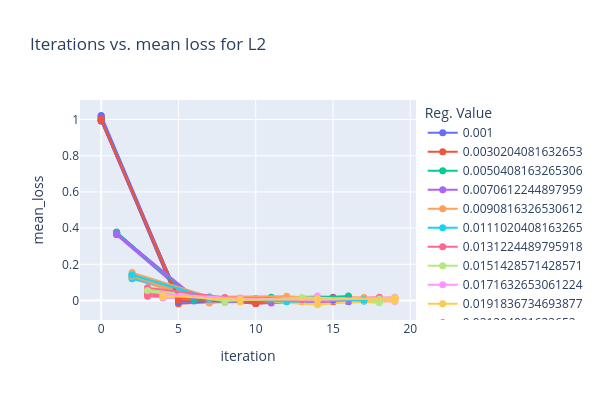
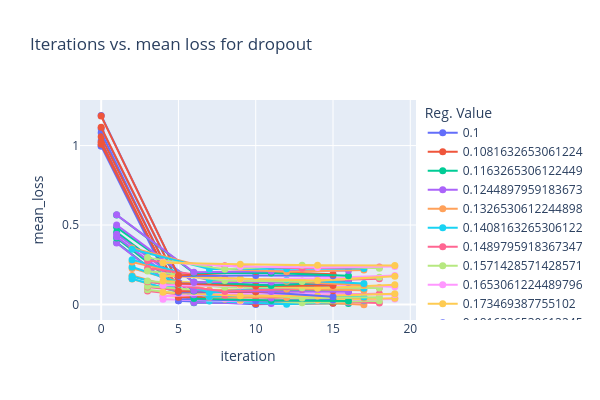
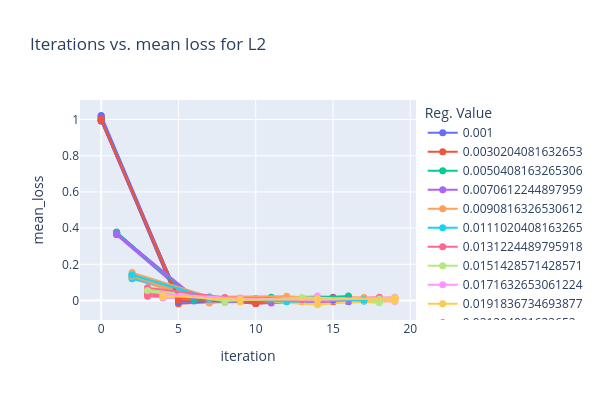
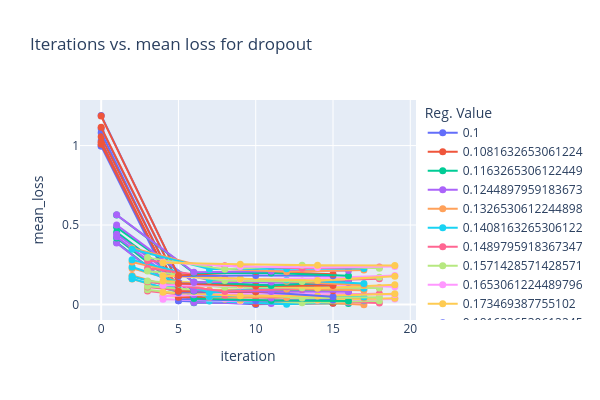

Notebook code cell kept with these figures, in order:
### Code cell
plot_2d(split_dataframes, 'stdv_loss')

### Figure 1 — Plotly figure (JSON) as saved in the notebook; plotly's stock layout.template omitted (floating-point values rounded to 4 significant figures)
{"data": [{"marker": {"size": 7}, "mode": "lines+markers", "name": "0.001", "type": "scatter", "x": [0, 5, 10, 15], "y": [0.9923, 0.01801, -0.01641, 0.001239]}, {"marker": {"size": 7}, "mode": "lines+markers", "name": "0.0030204081632653", "type": "scatter", "x": [0, 5, 10, 15], "y": [1.002, -0.01756, 0.003109, 0.004071]}, {"marker": {"size": 7}, "mode": "lines+markers", "name": "0.0050408163265306", "type": "scatter", "x": [1, 6, 11, 16], "y": [0.3744, 0.01531, -0.004105, -0.006586]}, {"marker": {"size": 7}, "mode": "lines+markers", "name": "0.0070612244897959", "type": "scatter", "x": [1, 6, 11, 16], "y": [0.3669, 0.004384, -0.005143, 0.0166]}, {"marker": {"size": 7}, "mode": "lines+markers", "name": "0.0090816326530612", "type": "scatter", "x": [2, 7, 12, 17], "y": [0.1244, 0.0003976, 0.003224, 0.008663]}, {"marker": {"size": 7}, "mode": "lines+markers", "name": "0.0111020408163265", "type": "scatter", "x": [2, 7, 12, 17], "y": [0.1354, 0.00395, 0.003032, -0.003303]}, {"marker": {"size": 7}, "mode": "lines+markers", "name": "0.0131224489795918", "type": "scatter", "x": [3, 8, 13, 18], "y": [0.03512, -0.006496, 0.003324, 0.01864]}, {"marker": {"size": 7}, "mode": "lines+markers", "name": "0.0151428571428571", "type": "scatter", "x": [3, 8, 13, 18], "y": [0.05177, -5.512e-05, 0.01081, 0.01203]}, {"marker": {"size": 7}, "mode": "lines+markers", "name": "0.0171632653061224", "type": "scatter", "x": [4, 9, 14, 19], "y": [0.01751, 0.0007286, 0.02542, 0.008864]}, {"marker": {"size": 7}, "mode": "lines+markers", "name": "0.0191836734693877", "type": "scatter", "x": [4, 9, 14, 19], "y": [0.02426, 3.752e-06, 0.009419, 0.005206]}, {"marker": {"size": 7}, "mode": "lines+markers", "name": "0.021204081632653", "type": "scatter", "x": [0, 5, 10, 15], "y": [0.9998, -0.00341, 0.005976, -0.004898]}, {"marker": {"size": 7}, "mode": "lines+markers", "name": "0.0232244897959183", "type": "scatter", "x": [0, 5, 10, 15], "y": [0.9947, 0.0227, -0.01846, 0.006306]}, {"marker": {"size": 7}, "mode": "lines+markers", "name": "0.0252448979591836", "type": "scatter", "x": [1, 6, 11, 16], "y": [0.3787, 3.128e-05, 0.009667, 0.0003313]}, {"marker": {"size": 7}, "mode": "lines+markers", "name": "0.0272653061224489", "type": "scatter", "x": [1, 6, 11, 16], "y": [0.3626, -0.002745, 0.007126, -0.006023]}, {"marker": {"size": 7}, "mode": "lines+markers", "name": "0.0292857142857142", "type": "scatter", "x": [2, 7, 12, 17], "y": [0.1227, -0.01413, 0.01664, 0.01658]}, {"marker": {"size": 7}, "mode": "lines+markers", "name": "0.0313061224489795", "type": "scatter", "x": [2, 7, 12, 17], "y": [0.1201, 0.01459, 0.004757, -0.003247]}, {"marker": {"size": 7}, "mode": "lines+markers", "name": "0.0333265306122449", "type": "scatter", "x": [3, 8, 13, 18], "y": [0.02365, 0.00392, 0.005009, 0.006286]}, {"marker": {"size": 7}, "mode": "lines+markers", "name": "0.0353469387755102", "type": "scatter", "x": [3, 8, 13, 18], "y": [0.05783, -0.01284, 0.005558, -0.01236]}, {"marker": {"size": 7}, "mode": "lines+markers", "name": "0.0373673469387755", "type": "scatter", "x": [4, 9, 14, 19], "y": [0.01995, 0.01408, 0.0008061, -0.004847]}, {"marker": {"size": 7}, "mode": "lines+markers", "name": "0.0393877551020408", "type": "scatter", "x": [4, 9, 14, 19], "y": [0.01388, 0.01297, -0.01591, -0.002604]}, {"marker": {"size": 7}, "mode": "lines+markers", "name": "0.0414081632653061", "type": "scatter", "x": [0, 5, 10, 15], "y": [0.9922, -0.006529, -0.004788, 0.01763]}, {"marker": {"size": 7}, "mode": "lines+markers", "name": "0.0434285714285714", "type": "scatter", "x": [0, 5, 10, 15], "y": [0.9963, 0.0003314, 0.002492, 0.006132]}, {"marker": {"size": 7}, "mode": "lines+markers", "name": "0.0454489795918367", "type": "scatter", "x": [1, 6, 11, 16], "y": [0.3733, 0.006338, 0.006806, 0.008497]}, {"marker": {"size": 7}, "mode": "lines+markers", "name": "0.047469387755102", "type": "scatter", "x": [1, 6, 11, 16], "y": [0.3763, 0.007052, 0.01108, -0.0004284]}, {"marker": {"size": 7}, "mode": "lines+markers", "name": "0.0494897959183673", "type": "scatter", "x": [2, 7, 12, 17], "y": [0.1332, -0.009235, -0.0009815, 0.004372]}, {"marker": {"size": 7}, "mode": "lines+markers", "name": "0.0515102040816326", "type": "scatter", "x": [2, 7, 12, 17], "y": [0.1376, 0.008193, 0.01808, 0.001836]}, {"marker": {"size": 7}, "mode": "lines+markers", "name": "0.0535306122448979", "type": "scatter", "x": [3, 8, 13, 18], "y": [0.04912, -0.00331, -0.007487, 0.008285]}, {"marker": {"size": 7}, "mode": "lines+markers", "name": "0.0555510204081632", "type": "scatter", "x": [3, 8, 13, 18], "y": [0.04887, -0.00165, 0.01269, -0.005331]}, {"marker": {"size": 7}, "mode": "lines+markers", "name": "0.0575714285714285", "type": "scatter", "x": [4, 9, 14, 19], "y": [0.02264, 0.01159, 0.01005, 0.01755]}, {"marker": {"size": 7}, "mode": "lines+markers", "name": "0.0595918367346938", "type": "scatter", "x": [4, 9, 14, 19], "y": [0.01762, -0.008557, -0.004226, 0.006957]}, {"marker": {"size": 7}, "mode": "lines+markers", "name": "0.0616122448979591", "type": "scatter", "x": [0, 5, 10, 15], "y": [1.013, -0.002558, -0.008355, 0.01434]}, {"marker": {"size": 7}, "mode": "lines+markers", "name": "0.0636326530612245", "type": "scatter", "x": [0, 5, 10, 15], "y": [1.017, 0.00214, 0.01, -0.006913]}, {"marker": {"size": 7}, "mode": "lines+markers", "name": "0.0656530612244898", "type": "scatter", "x": [1, 6, 11, 16], "y": [0.3743, 0.006137, 0.01842, 0.01721]}, {"marker": {"size": 7}, "mode": "lines+markers", "name": "0.0676734693877551", "type": "scatter", "x": [1, 6, 11, 16], "y": [0.3678, 0.01616, -0.01313, -0.002356]}, {"marker": {"size": 7}, "mode": "lines+markers", "name": "0.0696938775510204", "type": "scatter", "x": [2, 7, 12, 17], "y": [0.1379, 0.008668, -0.007522, 0.002997]}, {"marker": {"size": 7}, "mode": "lines+markers", "name": "0.0717142857142857", "type": "scatter", "x": [2, 7, 12, 17], "y": [0.1452, 0.008388, 0.01059, 0.002501]}, {"marker": {"size": 7}, "mode": "lines+markers", "name": "0.073734693877551", "type": "scatter", "x": [3, 8, 13, 18], "y": [0.03575, 0.00459, -0.003476, 0.009096]}, {"marker": {"size": 7}, "mode": "lines+markers", "name": "0.0757551020408163", "type": "scatter", "x": [3, 8, 13, 18], "y": [0.06353, 0.003135, -0.001308, 0.003698]}, {"marker": {"size": 7}, "mode": "lines+markers", "name": "0.0777755102040816", "type": "scatter", "x": [4, 9, 14, 19], "y": [0.01537, 0.001257, 0.01409, 0.01278]}, {"marker": {"size": 7}, "mode": "lines+markers", "name": "0.0797959183673469", "type": "scatter", "x": [4, 9, 14, 19], "y": [0.02053, 0.002791, -0.02276, 0.01757]}, {"marker": {"size": 7}, "mode": "lines+markers", "name": "0.0818163265306122", "type": "scatter", "x": [0, 5, 10, 15], "y": [1.023, 0.01763, -0.003247, 0.001554]}, {"marker": {"size": 7}, "mode": "lines+markers", "name": "0.0838367346938775", "type": "scatter", "x": [0, 5, 10, 15], "y": [1.003, 0.01452, -0.01007, 0.01487]}, {"marker": {"size": 7}, "mode": "lines+markers", "name": "0.0858571428571428", "type": "scatter", "x": [1, 6, 11, 16], "y": [0.3744, 0.0171, 0.001343, 0.02502]}, {"marker": {"size": 7}, "mode": "lines+markers", "name": "0.0878775510204081", "type": "scatter", "x": [1, 6, 11, 16], "y": [0.3703, 0.02388, 0.005163, 0.004765]}, {"marker": {"size": 7}, "mode": "lines+markers", "name": "0.0898979591836734", "type": "scatter", "x": [2, 7, 12, 17], "y": [0.1543, 0.0207, 0.0237, -0.001608]}, {"marker": {"size": 7}, "mode": "lines+markers", "name": "0.0919183673469387", "type": "scatter", "x": [2, 7, 12, 17], "y": [0.1411, 0.01749, -0.006535, 0.002945]}, {"marker": {"size": 7}, "mode": "lines+markers", "name": "0.093938775510204", "type": "scatter", "x": [3, 8, 13, 18], "y": [0.07084, 0.01683, 0.003582, 0.009869]}, {"marker": {"size": 7}, "mode": "lines+markers", "name": "0.0959591836734694", "type": "scatter", "x": [3, 8, 13, 18], "y": [0.05573, -0.002193, 0.0169, 0.006686]}, {"marker": {"size": 7}, "mode": "lines+markers", "name": "0.0979795918367347", "type": "scatter", "x": [4, 9, 14, 19], "y": [0.03661, 0.01156, 0.003085, 0.01584]}, {"marker": {"size": 7}, "mode": "lines+markers", "name": "0.1", "type": "scatter", "x": [4, 4, 9, 9, 14, 14, 19, 19], "y": [0.02565, 0.02565, 0.003732, 0.003732, 0.006695, 0.006695, 0.01064, 0.01064]}], "layout": {"height": 400, "legend": {"title": {"text": "Reg. Value"}}, "title": {"text": "Iterations vs. mean loss for L2"}, "width": 600, "xaxis": {"title": {"text": "iteration"}}, "yaxis": {"title": {"text": "mean_loss"}}}}

### Figure 2 — Plotly figure (JSON) as saved in the notebook; plotly's stock layout.template omitted (floating-point values rounded to 4 significant figures)
{"data": [{"marker": {"size": 7}, "mode": "lines+markers", "name": "0.1", "type": "scatter", "x": [0, 0, 5, 5, 10, 10, 15, 15], "y": [0.9971, 0.9971, 0.02355, 0.02355, 0.001366, 0.001366, 0.008451, 0.008451]}, {"marker": {"size": 7}, "mode": "lines+markers", "name": "0.1081632653061224", "type": "scatter", "x": [0, 5, 10, 15], "y": [1.009, 0.04846, 0.004345, 0.007239]}, {"marker": {"size": 7}, "mode": "lines+markers", "name": "0.1163265306122449", "type": "scatter", "x": [1, 6, 11, 16], "y": [0.3905, 0.009817, 0.0101, 0.005219]}, {"marker": {"size": 7}, "mode": "lines+markers", "name": "0.1244897959183673", "type": "scatter", "x": [1, 6, 11, 16], "y": [0.3864, 0.01252, 0.005393, 0.0139]}, {"marker": {"size": 7}, "mode": "lines+markers", "name": "0.1326530612244898", "type": "scatter", "x": [2, 7, 12, 17], "y": [0.1594, 0.02306, 0.02297, -0.0013]}, {"marker": {"size": 7}, "mode": "lines+markers", "name": "0.1408163265306122", "type": "scatter", "x": [2, 7, 12, 17], "y": [0.1619, 0.02155, 0.001278, 0.02372]}, {"marker": {"size": 7}, "mode": "lines+markers", "name": "0.1489795918367347", "type": "scatter", "x": [3, 8, 13, 18], "y": [0.08494, 0.03304, 0.02375, 0.009284]}, {"marker": {"size": 7}, "mode": "lines+markers", "name": "0.1571428571428571", "type": "scatter", "x": [3, 8, 13, 18], "y": [0.09305, 0.03471, 0.01122, 0.02245]}, {"marker": {"size": 7}, "mode": "lines+markers", "name": "0.1653061224489796", "type": "scatter", "x": [4, 9, 14, 19], "y": [0.03292, 0.01959, 0.02669, 0.0337]}, {"marker": {"size": 7}, "mode": "lines+markers", "name": "0.173469387755102", "type": "scatter", "x": [4, 9, 14, 19], "y": [0.0551, 0.02675, 0.02713, 0.03855]}, {"marker": {"size": 7}, "mode": "lines+markers", "name": "0.1816326530612245", "type": "scatter", "x": [0, 5, 10, 15], "y": [1.031, 0.03377, 0.02375, 0.02764]}, {"marker": {"size": 7}, "mode": "lines+markers", "name": "0.1897959183673469", "type": "scatter", "x": [0, 5, 10, 15], "y": [1.021, 0.04559, 0.04746, 0.04553]}, {"marker": {"size": 7}, "mode": "lines+markers", "name": "0.1979591836734694", "type": "scatter", "x": [1, 6, 11, 16], "y": [0.4181, 0.03684, 0.02531, 0.02134]}, {"marker": {"size": 7}, "mode": "lines+markers", "name": "0.2061224489795918", "type": "scatter", "x": [1, 6, 11, 16], "y": [0.4252, 0.06012, 0.03984, 0.06743]}, {"marker": {"size": 7}, "mode": "lines+markers", "name": "0.2142857142857143", "type": "scatter", "x": [2, 7, 12, 17], "y": [0.1825, 0.04513, 0.0441, 0.04112]}, {"marker": {"size": 7}, "mode": "lines+markers", "name": "0.2224489795918367", "type": "scatter", "x": [2, 7, 12, 17], "y": [0.1758, 0.0478, 0.06482, 0.04609]}, {"marker": {"size": 7}, "mode": "lines+markers", "name": "0.2306122448979592", "type": "scatter", "x": [3, 8, 13, 18], "y": [0.1089, 0.05833, 0.05915, 0.06716]}, {"marker": {"size": 7}, "mode": "lines+markers", "name": "0.2387755102040816", "type": "scatter", "x": [3, 8, 13, 18], "y": [0.1139, 0.07603, 0.03975, 0.04466]}, {"marker": {"size": 7}, "mode": "lines+markers", "name": "0.2469387755102041", "type": "scatter", "x": [4, 9, 14, 19], "y": [0.05143, 0.06969, 0.06447, 0.06194]}, {"marker": {"size": 7}, "mode": "lines+markers", "name": "0.2551020408163266", "type": "scatter", "x": [4, 9, 14, 19], "y": [0.07636, 0.05394, 0.0525, 0.06651]}, {"marker": {"size": 7}, "mode": "lines+markers", "name": "0.263265306122449", "type": "scatter", "x": [0, 5, 10, 15], "y": [1.081, 0.07498, 0.07957, 0.04774]}, {"marker": {"size": 7}, "mode": "lines+markers", "name": "0.2714285714285714", "type": "scatter", "x": [0, 5, 10, 15], "y": [1.055, 0.08307, 0.07998, 0.08646]}, {"marker": {"size": 7}, "mode": "lines+markers", "name": "0.2795918367346939", "type": "scatter", "x": [1, 6, 11, 16], "y": [0.455, 0.08451, 0.09429, 0.08396]}, {"marker": {"size": 7}, "mode": "lines+markers", "name": "0.2877551020408163", "type": "scatter", "x": [1, 6, 11, 16], "y": [0.4413, 0.08795, 0.08202, 0.07904]}, {"marker": {"size": 7}, "mode": "lines+markers", "name": "0.2959183673469387", "type": "scatter", "x": [2, 7, 12, 17], "y": [0.2269, 0.09046, 0.09704, 0.08928]}, {"marker": {"size": 7}, "mode": "lines+markers", "name": "0.3040816326530612", "type": "scatter", "x": [2, 7, 12, 17], "y": [0.2354, 0.07457, 0.1116, 0.1024]}, {"marker": {"size": 7}, "mode": "lines+markers", "name": "0.3122448979591837", "type": "scatter", "x": [3, 8, 13, 18], "y": [0.143, 0.08185, 0.1025, 0.1046]}, {"marker": {"size": 7}, "mode": "lines+markers", "name": "0.3204081632653062", "type": "scatter", "x": [3, 8, 13, 18], "y": [0.1469, 0.1075, 0.1045, 0.1029]}, {"marker": {"size": 7}, "mode": "lines+markers", "name": "0.3285714285714286", "type": "scatter", "x": [4, 9, 14, 19], "y": [0.121, 0.1172, 0.126, 0.1119]}, {"marker": {"size": 7}, "mode": "lines+markers", "name": "0.336734693877551", "type": "scatter", "x": [4, 9, 14, 19], "y": [0.1468, 0.1219, 0.1016, 0.1236]}, {"marker": {"size": 7}, "mode": "lines+markers", "name": "0.3448979591836735", "type": "scatter", "x": [0, 5, 10, 15], "y": [1.106, 0.1337, 0.1238, 0.13]}, {"marker": {"size": 7}, "mode": "lines+markers", "name": "0.3530612244897959", "type": "scatter", "x": [0, 5, 10, 15], "y": [1.115, 0.1315, 0.1154, 0.1197]}, {"marker": {"size": 7}, "mode": "lines+markers", "name": "0.3612244897959183", "type": "scatter", "x": [1, 6, 11, 16], "y": [0.4853, 0.1416, 0.1185, 0.1448]}, {"marker": {"size": 7}, "mode": "lines+markers", "name": "0.3693877551020408", "type": "scatter", "x": [1, 6, 11, 16], "y": [0.4999, 0.1401, 0.1408, 0.138]}, {"marker": {"size": 7}, "mode": "lines+markers", "name": "0.3775510204081632", "type": "scatter", "x": [2, 7, 12, 17], "y": [0.2676, 0.1526, 0.1452, 0.1212]}, {"marker": {"size": 7}, "mode": "lines+markers", "name": "0.3857142857142858", "type": "scatter", "x": [2, 7, 12, 17], "y": [0.2805, 0.1553, 0.1534, 0.1324]}, {"marker": {"size": 7}, "mode": "lines+markers", "name": "0.3938775510204082", "type": "scatter", "x": [3, 8, 13, 18], "y": [0.227, 0.1652, 0.1471, 0.1618]}, {"marker": {"size": 7}, "mode": "lines+markers", "name": "0.4020408163265306", "type": "scatter", "x": [3, 8, 13, 18], "y": [0.2102, 0.1502, 0.1441, 0.1714]}, {"marker": {"size": 7}, "mode": "lines+markers", "name": "0.4102040816326531", "type": "scatter", "x": [4, 9, 14, 19], "y": [0.1812, 0.1582, 0.1647, 0.1828]}, {"marker": {"size": 7}, "mode": "lines+markers", "name": "0.4183673469387755", "type": "scatter", "x": [4, 9, 14, 19], "y": [0.1805, 0.1616, 0.1509, 0.1774]}, {"marker": {"size": 7}, "mode": "lines+markers", "name": "0.4265306122448979", "type": "scatter", "x": [0, 5, 10, 15], "y": [1.19, 0.1791, 0.1815, 0.1801]}, {"marker": {"size": 7}, "mode": "lines+markers", "name": "0.4346938775510204", "type": "scatter", "x": [0, 5, 10, 15], "y": [1.186, 0.1815, 0.2079, 0.1892]}, {"marker": {"size": 7}, "mode": "lines+markers", "name": "0.4428571428571428", "type": "scatter", "x": [1, 6, 11, 16], "y": [0.5625, 0.1986, 0.1977, 0.1801]}, {"marker": {"size": 7}, "mode": "lines+markers", "name": "0.4510204081632654", "type": "scatter", "x": [1, 6, 11, 16], "y": [0.5639, 0.2026, 0.2085, 0.2139]}, {"marker": {"size": 7}, "mode": "lines+markers", "name": "0.4591836734693878", "type": "scatter", "x": [2, 7, 12, 17], "y": [0.3557, 0.2275, 0.2062, 0.216]}, {"marker": {"size": 7}, "mode": "lines+markers", "name": "0.4673469387755102", "type": "scatter", "x": [2, 7, 12, 17], "y": [0.3468, 0.2235, 0.2253, 0.2259]}, {"marker": {"size": 7}, "mode": "lines+markers", "name": "0.4755102040816327", "type": "scatter", "x": [3, 8, 13, 18], "y": [0.2751, 0.2432, 0.2276, 0.2359]}, {"marker": {"size": 7}, "mode": "lines+markers", "name": "0.4836734693877551", "type": "scatter", "x": [3, 8, 13, 18], "y": [0.2946, 0.2207, 0.2464, 0.2273]}, {"marker": {"size": 7}, "mode": "lines+markers", "name": "0.4918367346938775", "type": "scatter", "x": [4, 9, 14, 19], "y": [0.2658, 0.238, 0.2318, 0.2382]}, {"marker": {"size": 7}, "mode": "lines+markers", "name": "0.5", "type": "scatter", "x": [4, 9, 14, 19], "y": [0.2628, 0.2522, 0.2471, 0.2451]}], "layout": {"height": 400, "legend": {"title": {"text": "Reg. Value"}}, "title": {"text": "Iterations vs. mean loss for dropout"}, "width": 600, "xaxis": {"title": {"text": "iteration"}}, "yaxis": {"title": {"text": "mean_loss"}}}}

### Figure 3 — Plotly figure (JSON) as saved in the notebook; plotly's stock layout.template omitted (floating-point values rounded to 4 significant figures)
{"data": [{"marker": {"size": 7}, "mode": "lines+markers", "name": "0.001", "type": "scatter", "x": [0, 5, 10, 15], "y": [0.9923, 0.01801, -0.01641, 0.001239]}, {"marker": {"size": 7}, "mode": "lines+markers", "name": "0.0030204081632653", "type": "scatter", "x": [0, 5, 10, 15], "y": [1.002, -0.01756, 0.003109, 0.004071]}, {"marker": {"size": 7}, "mode": "lines+markers", "name": "0.0050408163265306", "type": "scatter", "x": [1, 6, 11, 16], "y": [0.3744, 0.01531, -0.004105, -0.006586]}, {"marker": {"size": 7}, "mode": "lines+markers", "name": "0.0070612244897959", "type": "scatter", "x": [1, 6, 11, 16], "y": [0.3669, 0.004384, -0.005143, 0.0166]}, {"marker": {"size": 7}, "mode": "lines+markers", "name": "0.0090816326530612", "type": "scatter", "x": [2, 7, 12, 17], "y": [0.1244, 0.0003976, 0.003224, 0.008663]}, {"marker": {"size": 7}, "mode": "lines+markers", "name": "0.0111020408163265", "type": "scatter", "x": [2, 7, 12, 17], "y": [0.1354, 0.00395, 0.003032, -0.003303]}, {"marker": {"size": 7}, "mode": "lines+markers", "name": "0.0131224489795918", "type": "scatter", "x": [3, 8, 13, 18], "y": [0.03512, -0.006496, 0.003324, 0.01864]}, {"marker": {"size": 7}, "mode": "lines+markers", "name": "0.0151428571428571", "type": "scatter", "x": [3, 8, 13, 18], "y": [0.05177, -5.512e-05, 0.01081, 0.01203]}, {"marker": {"size": 7}, "mode": "lines+markers", "name": "0.0171632653061224", "type": "scatter", "x": [4, 9, 14, 19], "y": [0.01751, 0.0007286, 0.02542, 0.008864]}, {"marker": {"size": 7}, "mode": "lines+markers", "name": "0.0191836734693877", "type": "scatter", "x": [4, 9, 14, 19], "y": [0.02426, 3.752e-06, 0.009419, 0.005206]}, {"marker": {"size": 7}, "mode": "lines+markers", "name": "0.021204081632653", "type": "scatter", "x": [0, 5, 10, 15], "y": [0.9998, -0.00341, 0.005976, -0.004898]}, {"marker": {"size": 7}, "mode": "lines+markers", "name": "0.0232244897959183", "type": "scatter", "x": [0, 5, 10, 15], "y": [0.9947, 0.0227, -0.01846, 0.006306]}, {"marker": {"size": 7}, "mode": "lines+markers", "name": "0.0252448979591836", "type": "scatter", "x": [1, 6, 11, 16], "y": [0.3787, 3.128e-05, 0.009667, 0.0003313]}, {"marker": {"size": 7}, "mode": "lines+markers", "name": "0.0272653061224489", "type": "scatter", "x": [1, 6, 11, 16], "y": [0.3626, -0.002745, 0.007126, -0.006023]}, {"marker": {"size": 7}, "mode": "lines+markers", "name": "0.0292857142857142", "type": "scatter", "x": [2, 7, 12, 17], "y": [0.1227, -0.01413, 0.01664, 0.01658]}, {"marker": {"size": 7}, "mode": "lines+markers", "name": "0.0313061224489795", "type": "scatter", "x": [2, 7, 12, 17], "y": [0.1201, 0.01459, 0.004757, -0.003247]}, {"marker": {"size": 7}, "mode": "lines+markers", "name": "0.0333265306122449", "type": "scatter", "x": [3, 8, 13, 18], "y": [0.02365, 0.00392, 0.005009, 0.006286]}, {"marker": {"size": 7}, "mode": "lines+markers", "name": "0.0353469387755102", "type": "scatter", "x": [3, 8, 13, 18], "y": [0.05783, -0.01284, 0.005558, -0.01236]}, {"marker": {"size": 7}, "mode": "lines+markers", "name": "0.0373673469387755", "type": "scatter", "x": [4, 9, 14, 19], "y": [0.01995, 0.01408, 0.0008061, -0.004847]}, {"marker": {"size": 7}, "mode": "lines+markers", "name": "0.0393877551020408", "type": "scatter", "x": [4, 9, 14, 19], "y": [0.01388, 0.01297, -0.01591, -0.002604]}, {"marker": {"size": 7}, "mode": "lines+markers", "name": "0.0414081632653061", "type": "scatter", "x": [0, 5, 10, 15], "y": [0.9922, -0.006529, -0.004788, 0.01763]}, {"marker": {"size": 7}, "mode": "lines+markers", "name": "0.0434285714285714", "type": "scatter", "x": [0, 5, 10, 15], "y": [0.9963, 0.0003314, 0.002492, 0.006132]}, {"marker": {"size": 7}, "mode": "lines+markers", "name": "0.0454489795918367", "type": "scatter", "x": [1, 6, 11, 16], "y": [0.3733, 0.006338, 0.006806, 0.008497]}, {"marker": {"size": 7}, "mode": "lines+markers", "name": "0.047469387755102", "type": "scatter", "x": [1, 6, 11, 16], "y": [0.3763, 0.007052, 0.01108, -0.0004284]}, {"marker": {"size": 7}, "mode": "lines+markers", "name": "0.0494897959183673", "type": "scatter", "x": [2, 7, 12, 17], "y": [0.1332, -0.009235, -0.0009815, 0.004372]}, {"marker": {"size": 7}, "mode": "lines+markers", "name": "0.0515102040816326", "type": "scatter", "x": [2, 7, 12, 17], "y": [0.1376, 0.008193, 0.01808, 0.001836]}, {"marker": {"size": 7}, "mode": "lines+markers", "name": "0.0535306122448979", "type": "scatter", "x": [3, 8, 13, 18], "y": [0.04912, -0.00331, -0.007487, 0.008285]}, {"marker": {"size": 7}, "mode": "lines+markers", "name": "0.0555510204081632", "type": "scatter", "x": [3, 8, 13, 18], "y": [0.04887, -0.00165, 0.01269, -0.005331]}, {"marker": {"size": 7}, "mode": "lines+markers", "name": "0.0575714285714285", "type": "scatter", "x": [4, 9, 14, 19], "y": [0.02264, 0.01159, 0.01005, 0.01755]}, {"marker": {"size": 7}, "mode": "lines+markers", "name": "0.0595918367346938", "type": "scatter", "x": [4, 9, 14, 19], "y": [0.01762, -0.008557, -0.004226, 0.006957]}, {"marker": {"size": 7}, "mode": "lines+markers", "name": "0.0616122448979591", "type": "scatter", "x": [0, 5, 10, 15], "y": [1.013, -0.002558, -0.008355, 0.01434]}, {"marker": {"size": 7}, "mode": "lines+markers", "name": "0.0636326530612245", "type": "scatter", "x": [0, 5, 10, 15], "y": [1.017, 0.00214, 0.01, -0.006913]}, {"marker": {"size": 7}, "mode": "lines+markers", "name": "0.0656530612244898", "type": "scatter", "x": [1, 6, 11, 16], "y": [0.3743, 0.006137, 0.01842, 0.01721]}, {"marker": {"size": 7}, "mode": "lines+markers", "name": "0.0676734693877551", "type": "scatter", "x": [1, 6, 11, 16], "y": [0.3678, 0.01616, -0.01313, -0.002356]}, {"marker": {"size": 7}, "mode": "lines+markers", "name": "0.0696938775510204", "type": "scatter", "x": [2, 7, 12, 17], "y": [0.1379, 0.008668, -0.007522, 0.002997]}, {"marker": {"size": 7}, "mode": "lines+markers", "name": "0.0717142857142857", "type": "scatter", "x": [2, 7, 12, 17], "y": [0.1452, 0.008388, 0.01059, 0.002501]}, {"marker": {"size": 7}, "mode": "lines+markers", "name": "0.073734693877551", "type": "scatter", "x": [3, 8, 13, 18], "y": [0.03575, 0.00459, -0.003476, 0.009096]}, {"marker": {"size": 7}, "mode": "lines+markers", "name": "0.0757551020408163", "type": "scatter", "x": [3, 8, 13, 18], "y": [0.06353, 0.003135, -0.001308, 0.003698]}, {"marker": {"size": 7}, "mode": "lines+markers", "name": "0.0777755102040816", "type": "scatter", "x": [4, 9, 14, 19], "y": [0.01537, 0.001257, 0.01409, 0.01278]}, {"marker": {"size": 7}, "mode": "lines+markers", "name": "0.0797959183673469", "type": "scatter", "x": [4, 9, 14, 19], "y": [0.02053, 0.002791, -0.02276, 0.01757]}, {"marker": {"size": 7}, "mode": "lines+markers", "name": "0.0818163265306122", "type": "scatter", "x": [0, 5, 10, 15], "y": [1.023, 0.01763, -0.003247, 0.001554]}, {"marker": {"size": 7}, "mode": "lines+markers", "name": "0.0838367346938775", "type": "scatter", "x": [0, 5, 10, 15], "y": [1.003, 0.01452, -0.01007, 0.01487]}, {"marker": {"size": 7}, "mode": "lines+markers", "name": "0.0858571428571428", "type": "scatter", "x": [1, 6, 11, 16], "y": [0.3744, 0.0171, 0.001343, 0.02502]}, {"marker": {"size": 7}, "mode": "lines+markers", "name": "0.0878775510204081", "type": "scatter", "x": [1, 6, 11, 16], "y": [0.3703, 0.02388, 0.005163, 0.004765]}, {"marker": {"size": 7}, "mode": "lines+markers", "name": "0.0898979591836734", "type": "scatter", "x": [2, 7, 12, 17], "y": [0.1543, 0.0207, 0.0237, -0.001608]}, {"marker": {"size": 7}, "mode": "lines+markers", "name": "0.0919183673469387", "type": "scatter", "x": [2, 7, 12, 17], "y": [0.1411, 0.01749, -0.006535, 0.002945]}, {"marker": {"size": 7}, "mode": "lines+markers", "name": "0.093938775510204", "type": "scatter", "x": [3, 8, 13, 18], "y": [0.07084, 0.01683, 0.003582, 0.009869]}, {"marker": {"size": 7}, "mode": "lines+markers", "name": "0.0959591836734694", "type": "scatter", "x": [3, 8, 13, 18], "y": [0.05573, -0.002193, 0.0169, 0.006686]}, {"marker": {"size": 7}, "mode": "lines+markers", "name": "0.0979795918367347", "type": "scatter", "x": [4, 9, 14, 19], "y": [0.03661, 0.01156, 0.003085, 0.01584]}, {"marker": {"size": 7}, "mode": "lines+markers", "name": "0.1", "type": "scatter", "x": [4, 4, 9, 9, 14, 14, 19, 19], "y": [0.02565, 0.02565, 0.003732, 0.003732, 0.006695, 0.006695, 0.01064, 0.01064]}], "layout": {"height": 400, "legend": {"title": {"text": "Reg. Value"}}, "title": {"text": "Iterations vs. mean loss for L2"}, "width": 600, "xaxis": {"title": {"text": "iteration"}}, "yaxis": {"title": {"text": "mean_loss"}}}}

### Figure 4 — Plotly figure (JSON) as saved in the notebook; plotly's stock layout.template omitted (floating-point values rounded to 4 significant figures)
{"data": [{"marker": {"size": 7}, "mode": "lines+markers", "name": "0.1", "type": "scatter", "x": [0, 0, 5, 5, 10, 10, 15, 15], "y": [0.9971, 0.9971, 0.02355, 0.02355, 0.001366, 0.001366, 0.008451, 0.008451]}, {"marker": {"size": 7}, "mode": "lines+markers", "name": "0.1081632653061224", "type": "scatter", "x": [0, 5, 10, 15], "y": [1.009, 0.04846, 0.004345, 0.007239]}, {"marker": {"size": 7}, "mode": "lines+markers", "name": "0.1163265306122449", "type": "scatter", "x": [1, 6, 11, 16], "y": [0.3905, 0.009817, 0.0101, 0.005219]}, {"marker": {"size": 7}, "mode": "lines+markers", "name": "0.1244897959183673", "type": "scatter", "x": [1, 6, 11, 16], "y": [0.3864, 0.01252, 0.005393, 0.0139]}, {"marker": {"size": 7}, "mode": "lines+markers", "name": "0.1326530612244898", "type": "scatter", "x": [2, 7, 12, 17], "y": [0.1594, 0.02306, 0.02297, -0.0013]}, {"marker": {"size": 7}, "mode": "lines+markers", "name": "0.1408163265306122", "type": "scatter", "x": [2, 7, 12, 17], "y": [0.1619, 0.02155, 0.001278, 0.02372]}, {"marker": {"size": 7}, "mode": "lines+markers", "name": "0.1489795918367347", "type": "scatter", "x": [3, 8, 13, 18], "y": [0.08494, 0.03304, 0.02375, 0.009284]}, {"marker": {"size": 7}, "mode": "lines+markers", "name": "0.1571428571428571", "type": "scatter", "x": [3, 8, 13, 18], "y": [0.09305, 0.03471, 0.01122, 0.02245]}, {"marker": {"size": 7}, "mode": "lines+markers", "name": "0.1653061224489796", "type": "scatter", "x": [4, 9, 14, 19], "y": [0.03292, 0.01959, 0.02669, 0.0337]}, {"marker": {"size": 7}, "mode": "lines+markers", "name": "0.173469387755102", "type": "scatter", "x": [4, 9, 14, 19], "y": [0.0551, 0.02675, 0.02713, 0.03855]}, {"marker": {"size": 7}, "mode": "lines+markers", "name": "0.1816326530612245", "type": "scatter", "x": [0, 5, 10, 15], "y": [1.031, 0.03377, 0.02375, 0.02764]}, {"marker": {"size": 7}, "mode": "lines+markers", "name": "0.1897959183673469", "type": "scatter", "x": [0, 5, 10, 15], "y": [1.021, 0.04559, 0.04746, 0.04553]}, {"marker": {"size": 7}, "mode": "lines+markers", "name": "0.1979591836734694", "type": "scatter", "x": [1, 6, 11, 16], "y": [0.4181, 0.03684, 0.02531, 0.02134]}, {"marker": {"size": 7}, "mode": "lines+markers", "name": "0.2061224489795918", "type": "scatter", "x": [1, 6, 11, 16], "y": [0.4252, 0.06012, 0.03984, 0.06743]}, {"marker": {"size": 7}, "mode": "lines+markers", "name": "0.2142857142857143", "type": "scatter", "x": [2, 7, 12, 17], "y": [0.1825, 0.04513, 0.0441, 0.04112]}, {"marker": {"size": 7}, "mode": "lines+markers", "name": "0.2224489795918367", "type": "scatter", "x": [2, 7, 12, 17], "y": [0.1758, 0.0478, 0.06482, 0.04609]}, {"marker": {"size": 7}, "mode": "lines+markers", "name": "0.2306122448979592", "type": "scatter", "x": [3, 8, 13, 18], "y": [0.1089, 0.05833, 0.05915, 0.06716]}, {"marker": {"size": 7}, "mode": "lines+markers", "name": "0.2387755102040816", "type": "scatter", "x": [3, 8, 13, 18], "y": [0.1139, 0.07603, 0.03975, 0.04466]}, {"marker": {"size": 7}, "mode": "lines+markers", "name": "0.2469387755102041", "type": "scatter", "x": [4, 9, 14, 19], "y": [0.05143, 0.06969, 0.06447, 0.06194]}, {"marker": {"size": 7}, "mode": "lines+markers", "name": "0.2551020408163266", "type": "scatter", "x": [4, 9, 14, 19], "y": [0.07636, 0.05394, 0.0525, 0.06651]}, {"marker": {"size": 7}, "mode": "lines+markers", "name": "0.263265306122449", "type": "scatter", "x": [0, 5, 10, 15], "y": [1.081, 0.07498, 0.07957, 0.04774]}, {"marker": {"size": 7}, "mode": "lines+markers", "name": "0.2714285714285714", "type": "scatter", "x": [0, 5, 10, 15], "y": [1.055, 0.08307, 0.07998, 0.08646]}, {"marker": {"size": 7}, "mode": "lines+markers", "name": "0.2795918367346939", "type": "scatter", "x": [1, 6, 11, 16], "y": [0.455, 0.08451, 0.09429, 0.08396]}, {"marker": {"size": 7}, "mode": "lines+markers", "name": "0.2877551020408163", "type": "scatter", "x": [1, 6, 11, 16], "y": [0.4413, 0.08795, 0.08202, 0.07904]}, {"marker": {"size": 7}, "mode": "lines+markers", "name": "0.2959183673469387", "type": "scatter", "x": [2, 7, 12, 17], "y": [0.2269, 0.09046, 0.09704, 0.08928]}, {"marker": {"size": 7}, "mode": "lines+markers", "name": "0.3040816326530612", "type": "scatter", "x": [2, 7, 12, 17], "y": [0.2354, 0.07457, 0.1116, 0.1024]}, {"marker": {"size": 7}, "mode": "lines+markers", "name": "0.3122448979591837", "type": "scatter", "x": [3, 8, 13, 18], "y": [0.143, 0.08185, 0.1025, 0.1046]}, {"marker": {"size": 7}, "mode": "lines+markers", "name": "0.3204081632653062", "type": "scatter", "x": [3, 8, 13, 18], "y": [0.1469, 0.1075, 0.1045, 0.1029]}, {"marker": {"size": 7}, "mode": "lines+markers", "name": "0.3285714285714286", "type": "scatter", "x": [4, 9, 14, 19], "y": [0.121, 0.1172, 0.126, 0.1119]}, {"marker": {"size": 7}, "mode": "lines+markers", "name": "0.336734693877551", "type": "scatter", "x": [4, 9, 14, 19], "y": [0.1468, 0.1219, 0.1016, 0.1236]}, {"marker": {"size": 7}, "mode": "lines+markers", "name": "0.3448979591836735", "type": "scatter", "x": [0, 5, 10, 15], "y": [1.106, 0.1337, 0.1238, 0.13]}, {"marker": {"size": 7}, "mode": "lines+markers", "name": "0.3530612244897959", "type": "scatter", "x": [0, 5, 10, 15], "y": [1.115, 0.1315, 0.1154, 0.1197]}, {"marker": {"size": 7}, "mode": "lines+markers", "name": "0.3612244897959183", "type": "scatter", "x": [1, 6, 11, 16], "y": [0.4853, 0.1416, 0.1185, 0.1448]}, {"marker": {"size": 7}, "mode": "lines+markers", "name": "0.3693877551020408", "type": "scatter", "x": [1, 6, 11, 16], "y": [0.4999, 0.1401, 0.1408, 0.138]}, {"marker": {"size": 7}, "mode": "lines+markers", "name": "0.3775510204081632", "type": "scatter", "x": [2, 7, 12, 17], "y": [0.2676, 0.1526, 0.1452, 0.1212]}, {"marker": {"size": 7}, "mode": "lines+markers", "name": "0.3857142857142858", "type": "scatter", "x": [2, 7, 12, 17], "y": [0.2805, 0.1553, 0.1534, 0.1324]}, {"marker": {"size": 7}, "mode": "lines+markers", "name": "0.3938775510204082", "type": "scatter", "x": [3, 8, 13, 18], "y": [0.227, 0.1652, 0.1471, 0.1618]}, {"marker": {"size": 7}, "mode": "lines+markers", "name": "0.4020408163265306", "type": "scatter", "x": [3, 8, 13, 18], "y": [0.2102, 0.1502, 0.1441, 0.1714]}, {"marker": {"size": 7}, "mode": "lines+markers", "name": "0.4102040816326531", "type": "scatter", "x": [4, 9, 14, 19], "y": [0.1812, 0.1582, 0.1647, 0.1828]}, {"marker": {"size": 7}, "mode": "lines+markers", "name": "0.4183673469387755", "type": "scatter", "x": [4, 9, 14, 19], "y": [0.1805, 0.1616, 0.1509, 0.1774]}, {"marker": {"size": 7}, "mode": "lines+markers", "name": "0.4265306122448979", "type": "scatter", "x": [0, 5, 10, 15], "y": [1.19, 0.1791, 0.1815, 0.1801]}, {"marker": {"size": 7}, "mode": "lines+markers", "name": "0.4346938775510204", "type": "scatter", "x": [0, 5, 10, 15], "y": [1.186, 0.1815, 0.2079, 0.1892]}, {"marker": {"size": 7}, "mode": "lines+markers", "name": "0.4428571428571428", "type": "scatter", "x": [1, 6, 11, 16], "y": [0.5625, 0.1986, 0.1977, 0.1801]}, {"marker": {"size": 7}, "mode": "lines+markers", "name": "0.4510204081632654", "type": "scatter", "x": [1, 6, 11, 16], "y": [0.5639, 0.2026, 0.2085, 0.2139]}, {"marker": {"size": 7}, "mode": "lines+markers", "name": "0.4591836734693878", "type": "scatter", "x": [2, 7, 12, 17], "y": [0.3557, 0.2275, 0.2062, 0.216]}, {"marker": {"size": 7}, "mode": "lines+markers", "name": "0.4673469387755102", "type": "scatter", "x": [2, 7, 12, 17], "y": [0.3468, 0.2235, 0.2253, 0.2259]}, {"marker": {"size": 7}, "mode": "lines+markers", "name": "0.4755102040816327", "type": "scatter", "x": [3, 8, 13, 18], "y": [0.2751, 0.2432, 0.2276, 0.2359]}, {"marker": {"size": 7}, "mode": "lines+markers", "name": "0.4836734693877551", "type": "scatter", "x": [3, 8, 13, 18], "y": [0.2946, 0.2207, 0.2464, 0.2273]}, {"marker": {"size": 7}, "mode": "lines+markers", "name": "0.4918367346938775", "type": "scatter", "x": [4, 9, 14, 19], "y": [0.2658, 0.238, 0.2318, 0.2382]}, {"marker": {"size": 7}, "mode": "lines+markers", "name": "0.5", "type": "scatter", "x": [4, 9, 14, 19], "y": [0.2628, 0.2522, 0.2471, 0.2451]}], "layout": {"height": 400, "legend": {"title": {"text": "Reg. Value"}}, "title": {"text": "Iterations vs. mean loss for dropout"}, "width": 600, "xaxis": {"title": {"text": "iteration"}}, "yaxis": {"title": {"text": "mean_loss"}}}}
